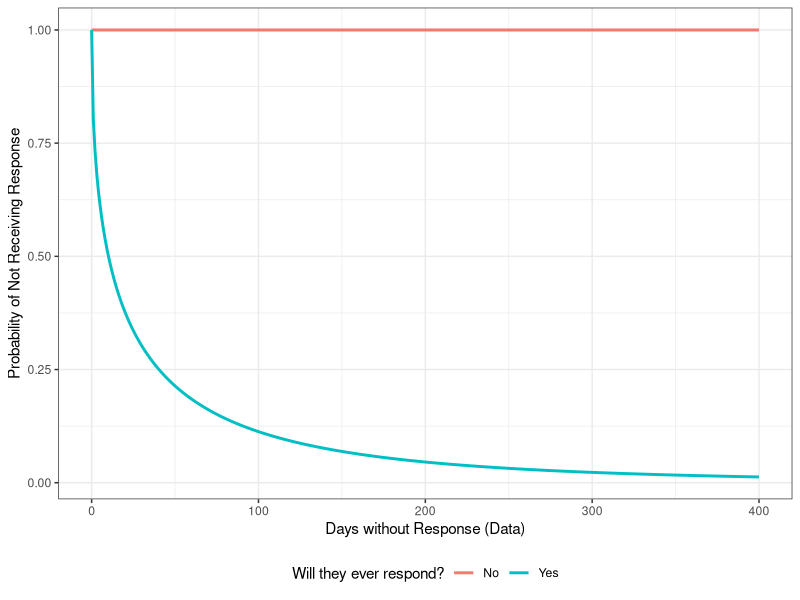
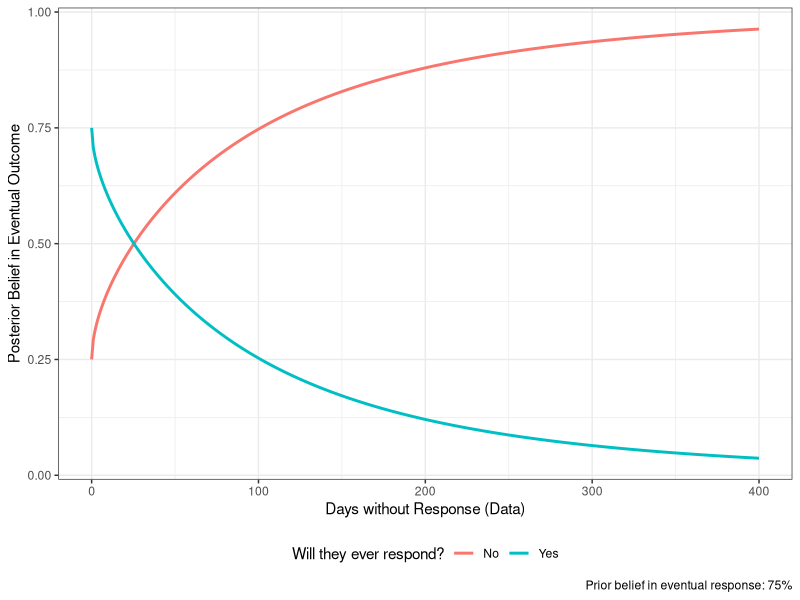
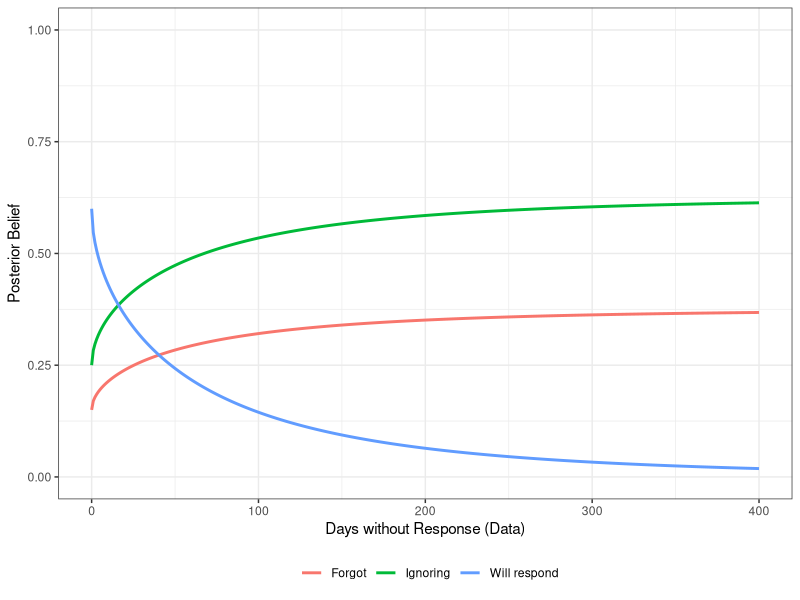

The R script that drew these images, in order:
library(tidyverse)
theme_set(theme_bw())

#### Simple Model ####
## Assumptions ##
# Conditional on an eventual response, expected future wait time increases
#  the longer you've been waiting (corresponding to Weibull dist. with k < 1)

## Unknowns ##
# Will the professor reply to my email? [Logical]

## Data ##
# The amount of time that's passed without receiving email [Positive Scalar]

## Likelihood ##
# p(x days passed | eventual response) = 1 - Weibull CDF
# p(x days passed | no eventual response) = 1

results <- tibble(days_passed = 0:400) %>% # data for time without a response
   mutate(
      # scale and shape for Weibull give median ~10 days wait time
      likelihood_response = 1 - pweibull(days_passed, shape = .5, scale = 21),
      likelihood_noresponse = 1
   )

# Plot likelihoods
results %>%
   pivot_longer(
      -days_passed,
      names_to = "outcome",
      names_prefix = "likelihood_",
      values_to = "likelihood"
   ) %>%
   ggplot(aes(days_passed, likelihood, color = outcome)) +
   geom_line(size = 1) +
   scale_x_continuous("Days without Response (Data)") +
   scale_y_continuous("Probability of Not Receiving Response") +
   scale_color_discrete("Will they ever respond?", labels = c("No", "Yes")) +
   theme(legend.position = "bottom")

## Prior ##
p_response <- .75 # prior that you'll get eventual response

results_simple <- results %>%
   mutate(
      posterior_response = p_response * likelihood_response /
         (p_response * likelihood_response +
         (1 - p_response) * likelihood_noresponse),
      posterior_noresponse = (1 - p_response) * likelihood_noresponse /
         (p_response * likelihood_response +
         (1 - p_response) * likelihood_noresponse)
   )

# Plot posterior as a function of days passed
results_simple %>%
   select(-starts_with("likelihood")) %>%
   pivot_longer(
      starts_with("posterior"),
      names_to = "outcome",
      names_prefix = "posterior_"
   ) %>%
   ggplot(aes(days_passed, value, color = outcome)) +
   geom_line(size = 1) +
   scale_x_continuous("Days without Response (Data)") +
   scale_y_continuous("Posterior Belief in Eventual Outcome") +
   scale_color_discrete("Will they ever respond?", labels = c("No", "Yes")) +
   labs(caption = str_c("Prior belief in eventual response: ", 100*p_response, "%")) +
   theme(legend.position = "bottom")


#### Alternative Model ####
p_forgot <- .15 # prior that receiver will forget to respond
p_ignore <- .25 # prior that receiver will intentionally ignore email

results_alt <- results %>%
   mutate(
      posterior_response = (1 - p_forgot - p_ignore) * likelihood_response,
      posterior_forgot = p_forgot * likelihood_noresponse,
      posterior_ignore = p_ignore * likelihood_noresponse
   ) %>%
   rowwise() %>%
   mutate(normalization = sum(c_across(starts_with("posterior")))) %>%
   ungroup() %>%
   pivot_longer(
      starts_with("posterior"),
      names_to = "outcome",
      names_prefix = "posterior_",
      values_to = "posterior"
   ) %>%
   mutate(posterior = posterior / normalization)

ggplot(results_alt, aes(days_passed, posterior, color = outcome)) +
   geom_line(size = 1) +
   scale_x_continuous("Days without Response (Data)") +
   scale_y_continuous("Posterior Belief", limits = c(0, 1)) +
   scale_color_discrete(
      element_blank(),
      labels = c("Forgot", "Ignoring", "Will respond")
   ) +
   theme(legend.position = "bottom")
